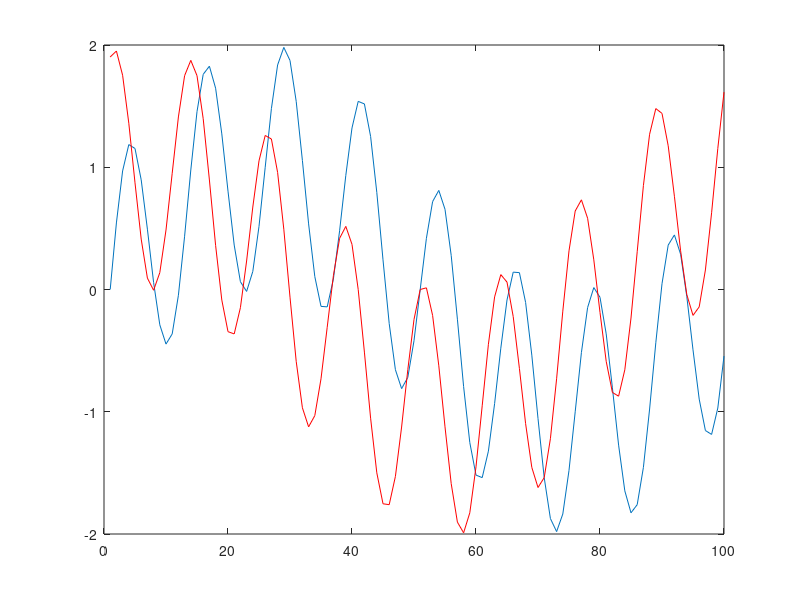
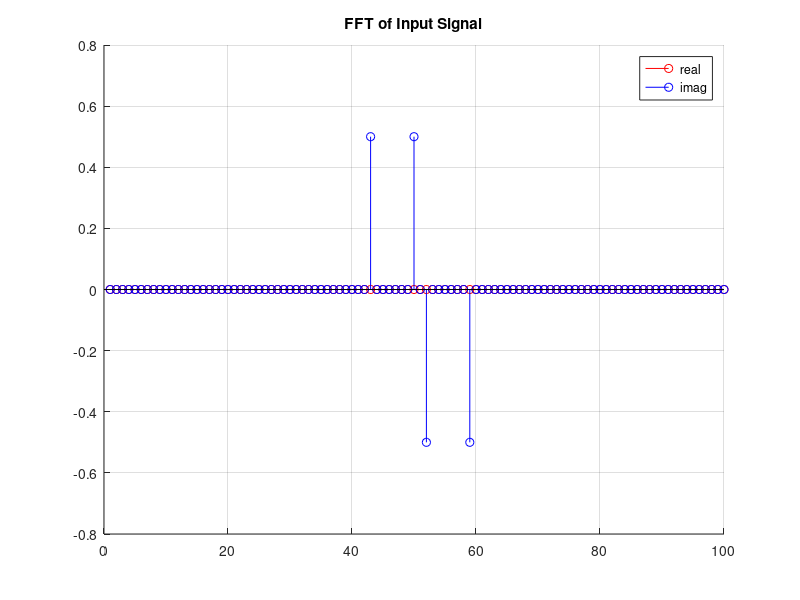
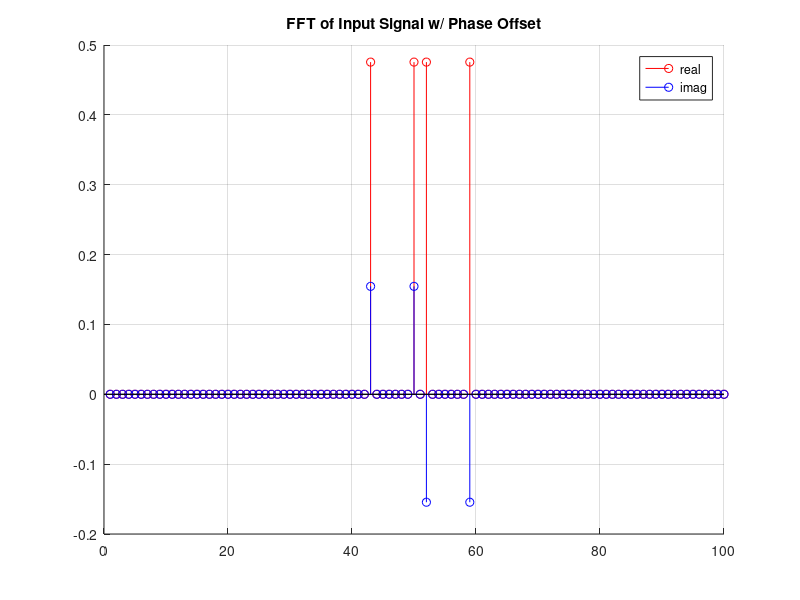

Recreate these plots in MATLAB, in order.
clc;
clear all;
close all;

t = [0:99];
N = length(t);
f = 0.01; #0.5 = f_max
phi = 0.2;
f_offset = 0.00;
r = sin(2*pi*f*t) + sin(2*pi*(f*8)*t);
r_shift = sin(2*pi*(f+f_offset)*t + phi*2*pi) + sin(2*pi*(f*8+f_offset)*t + phi*2*pi);

figure;
title("Input Signal");
plot(r);
hold on;
plot(r_shift, 'r');

R = 1/N * fftshift(fft(r));
R_shift = 1/N * fftshift(fft(r_shift));

figure;
hold on;
grid on;
title('FFT of Input Signal');
#plot(abs(R));
stem(real(R), 'r');
stem(imag(R), 'b');
legend('real', 'imag');

figure;
hold on;
grid on;
title('FFT of Input Signal w/ Phase Offset');
#plot(abs(R_shift));
stem(real(R_shift), 'r');
stem(imag(R_shift), 'b');
legend('real', 'imag');